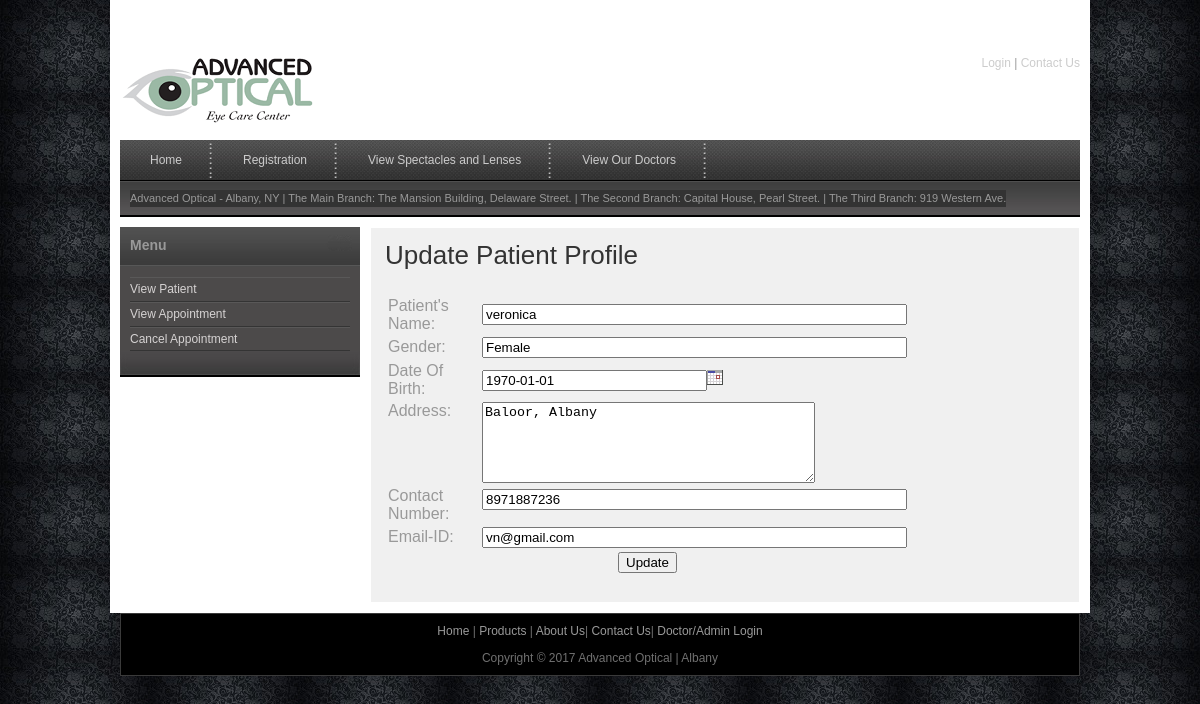
Screenshot of /updatepatient.php?patid=15 with the database file from the repository.
### tables this page shows
CREATE TABLE IF NOT EXISTS `patient` (
  `pat_id` int(10) NOT NULL AUTO_INCREMENT,
  `admin_id` int(10) NOT NULL DEFAULT '1',
  `pat_name` varchar(30) NOT NULL,
  `email_id` varchar(25),
  `password` varchar(25)   DEFAULT NULL,
  `dob` varchar(15) NOT NULL DEFAULT '1901-01-01',
  `gender` varchar(10) NOT NULL,
  `address` varchar(50) DEFAULT NULL,
  `contact` varchar(25) NOT NULL,
  `created_at` date NOT NULL,
  PRIMARY KEY (`pat_id`)
);

### updatepatient.php (the view, shortened to what this page needs)
<?php
include("includes/header.php");
include("includes/conn.php");
if(isset($_GET['patid']))
{
	$respatrec =  mysqli_query($con, "Select * from patient where pat_id='$_GET[patid]'");
}
else
{
$respatrec =  mysqli_query($con, "Select * from patient where pat_id='$_SESSION[pat_id]'");
}
$rowspat = mysqli_fetch_array($respatrec);
$patid = $rowspat['pat_id'];
$patname = $rowspat['pat_name'];
$dob = $rowspat['dob'];
$gender= $rowspat['gender'];
$address= $rowspat['address'];
$contact = $rowspat['contact'];
$emailid = $rowspat['email_id'];
?>
    <div id="templatemo_main">
   		<div id="sidebar" class="float_l">
        	<div class="sidebar_box"><span class="bottom"></span>
            	<?php
				include("sidebar.php");
				?>
            </div>
   		</div>
        <div id="content" class="float_r">
          <h2>Update Patient Profile </h2>
          <form name="form1" id="form1" method="post" action="" onsubmit="return validation()"  >
            <table width="525" border="0">
            <tr>
                <td width="127">Patient's Name:</td>
                <td width="388"><input type="hidden" name="patid" value="<?php echo $patid;?>"  />                  <input class="right" name="name" type="text" id="name" size="50" value="<?php echo $patname;?>" /></td>
              </tr>
              <tr>
                <td><label for="dob" class="left">Gender:</label>
                <label></label></td>
                <td>
                <input name="gender" type="text" class="right"  id="gender" size="50" value="<?php echo $gender;?>" readonly="readonly" /></td>
              </tr>
              <tr>
                <td><label for="dob" class="left">Date Of Birth:</label></td>
                <td><script type="text/javascript" src="datetimepicker.js"></script>
                <input type="Text" name="dob" id="demo1" maxlength="25" size="25"  value="<?php echo $dob ;?>"><a href="javascript:NewCal('demo1','ddmmmyyyy',false,24)"><img src="cal.gif" width="16" height="16" border="0" alt="Pick a date"></a></td>
              </tr>
              <tr>
                <td valign="top">Address:</td>
                <td><textarea class="right" name="address" cols="39" rows="5" wrap="physical" id="address"><?php echo $address;?></textarea></td>
              </tr>
              <tr>
                <td><label for="contact" class="left" >Contact Number:</label>
                <br /></td>
                <td><p>
                  <input name="contact" type="text" class="right" id="contact" size="50" value="<?php echo $contact;?>"/>
                </p></td>
              </tr>
              <tr>
                <td >Email-ID:</td>
                <td><input name="emailid" type="text" class="right"  id="emailid" size="50" value="<?php echo $emailid;?>"/></td>
              </tr>
              <tr>
                <td colspan="2" align="center"><input type="submit" name="submit"  id="submit" value="Update" class="buttonabc"/></td>
              </tr>
            </table>
          </form>
        </div>
      </div>
    </div>
    <?php
include("includes/footer.php");
?>

### css/tm_style.css (style rules this page uses)
body { margin: 0; padding: 0; color: #999; font-family: Tahoma, Geneva, sans-serif; font-size: 12px; line-height: 1.4em; background-color: #2e2e2e; background-repeat: repeat; background-image: url(../images/tm_body.jpg) }
a, a:link, a:visited { color: #08aee3; font-weight: normal; text-decoration: none; }
p { margin: 0 0 10px 0; padding: 0; }
img { border: none; }
h1, h2, h3, h4, h5, h6 { color: #333; font-weight: normal; }
h2 { font-size: 26px; margin: 0 0 25px; padding: 5px 0; }
.float_l { float: left }
.float_r { float: right }
#content { width: 680px; background: #f0f0f0; border: 1px solid #fff; padding: 14px; }
#sidebar { width: 240px }
.sidebar_box { position: relative; background: #4c4a4a; margin-bottom: 36px; }
.sidebar_box span.bottom { position: absolute; bottom: -26px; left: 0; width: 240px; height: 26px; background: url(../images/tm_sidebar_bottom.jpg) }

### rows the page displays
patient: name "veronica", gender "Female", dob "1970-01-01", address "Baloor, Albany", contact "8971887236", emailid "vn@gmail.com"
